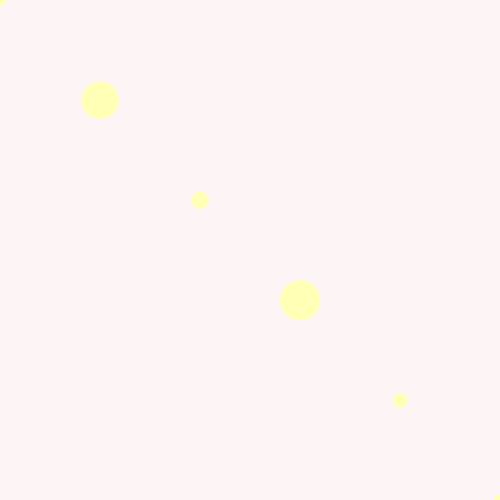
Frame 1 (no input)
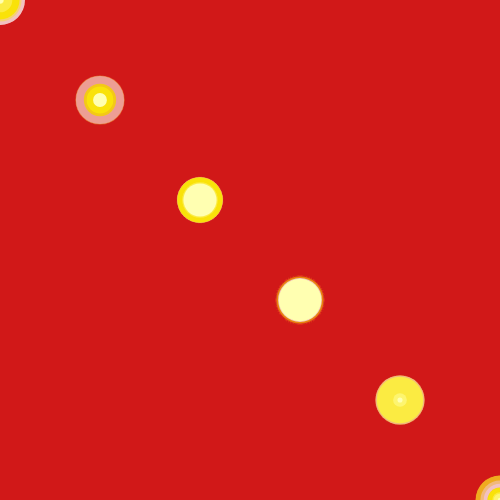
Frame 60 (no input)
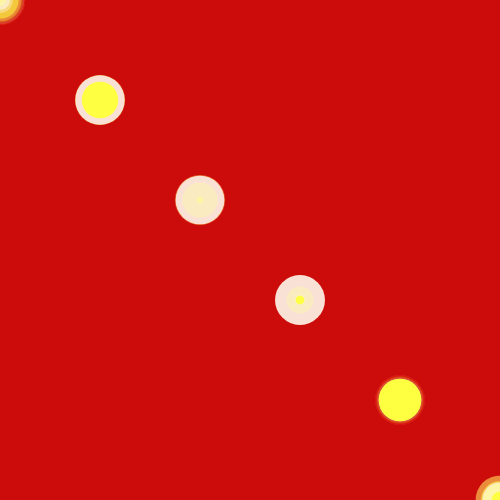
Frame 120 (the mouse pressed at the canvas centre since frame 60)

The p5.js sketch that drew these frames (run headless with seeded random() and noise() and a simulated clock; from frame 60 on, the mouse is pressed at the canvas centre):

// p5.js sketch
// ── sketch.js
let x;
let y;

function setup() {
   createCanvas(500, 500);
   x=200
   y=200
    }
function draw() {
    background(200,0,0,10);
    x=x+10
    y=y+10
    if(y>height){
      y=0
    }
    if(x>width){
      x=0
    }
    fill(255,255,random(255));
    noStroke();
    for(let i=0; i<7; i++) {
       circle(i*100,i*100,random(50));
    }
      

}
